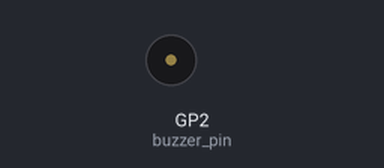
Bench run of a program on a simulated Raspberry Pi Pico running MicroPython. Parts: buzzer (waves = sounding). WiFi joins after 1.5 s; the clock reads 2024-03-15 10:24:30 at power-on unless the program sets it; what the program prints to the serial console is not drawn.

Above: at 2.1 s.
Timing chart, 0 to 5.1 s (numbered marks = the images above):
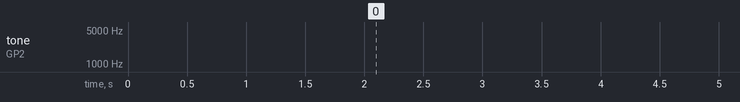

Measured:
- by itself, tone on GP2 (buzzer_pin): silent → 2000 Hz at 30.0 s, → silent 0.50 s later, → 2000 Hz 0.50 s later, → silent 0.50 s later, … (20 changes in this stretch)

The program:

pi-fake-clock.py
```python
from machine import Pin, PWM
from time import sleep
from datetime import datetime, timedelta, timezone
from network import WLAN
import ntptime
import network
import time

# Define GPIO constants
BUTTON_PIN = 15
BUZZER_PIN = 2

# Define buzzer constants
BUZZER_MAX_FREQUENCY = 2000
BUZZER_MAX_PULSE = 49152
BUZZER_MIN_PULSE = 0
BUZZER_SLEEP_TIME = 0.5

# Setups Button
def setup_button() -> Pin:
    button_pin = Pin(BUTTON_PIN, Pin.IN, Pin.PULL_UP)
    return button_pin

# Setups PWM Buzzer
def setup_buzzer() -> PWM:
    buzzer_pin = PWM(Pin(BUZZER_PIN))
    buzzer_pin.freq(BUZZER_MAX_FREQUENCY)
    return buzzer_pin

# Setups WiFi
def setup_wifi() -> WLAN:
    wifi_lan = network.WLAN(network.STA_IF)
    wifi_lan.active(True)
    wifi_lan.connect('', '')
    while wifi_lan.isconnected() == False:
        print('Waiting for WiFi connection...')
        sleep(1)
    return wifi_lan

# Sets current date and time from br ntp
def set_current_date_time():
    ntptime.host = "br.pool.ntp.org"
    ntptime.settime()
    current_time = time.localtime();
    return datetime(
         year = current_time[0],
         month = current_time[1],
         day = current_time[2],
         hour = current_time[3],
         minute = current_time[4],
         second = current_time[5],
         microsecond= current_time[6],
         tzinfo=timezone(timedelta(hours=0)))

def should_start_bip(date_time_alarm) -> bool:
     current_time = time.localtime()

     if(date_time_alarm.hour == current_time[3]
        and date_time_alarm.minute == current_time[4]):
        return True

     return False

button = setup_button()
buzzer = setup_buzzer()
wifi = setup_wifi()
date_time_now = set_current_date_time()

one_minute_from_now = date_time_now + timedelta(minutes=1)

while True:
    if (should_start_bip(one_minute_from_now)):
        buzzer.duty_u16(BUZZER_MAX_PULSE)
        sleep(BUZZER_SLEEP_TIME)
        buzzer.duty_u16(BUZZER_MIN_PULSE)
        sleep(BUZZER_SLEEP_TIME)
```
